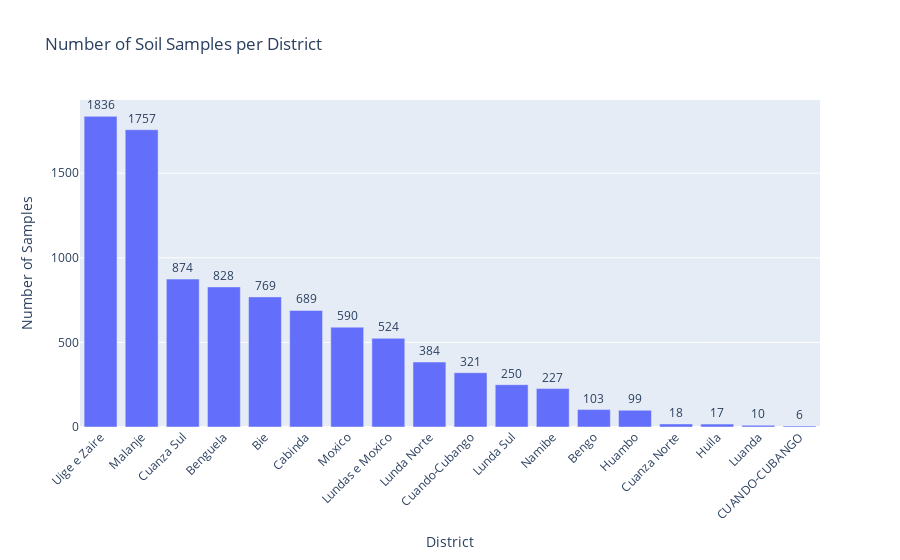

This figure's notebook cell:
### Code cell
samples_per_district_df = samples_per_district.reset_index()
samples_per_district_df.columns = ['District', 'Number of Samples']

fig = px.bar(
    samples_per_district_df,
    x='District',
    y='Number of Samples',
    title='Number of Soil Samples per District',
    text='Number of Samples'
)

fig.update_traces(textposition='outside')
fig.update_layout(xaxis_tickangle=-45)
fig.show()

### Figure 1 — Plotly figure (JSON) as saved in the notebook; plotly's stock layout.template omitted (floating-point values rounded to 4 significant figures)
{"data": [{"alignmentgroup": "True", "hovertemplate": "District=%{x}<br>Number of Samples=%{text}<extra></extra>", "legendgroup": "", "marker": {"color": "#636efa", "pattern": {"shape": ""}}, "name": "", "offsetgroup": "", "orientation": "v", "showlegend": false, "text": [1836, 1757, 874, 828, 769, 689, 590, 524, 384, 321, 250, 227, 103, 99, 18, 17, 10, 6], "textposition": "outside", "type": "bar", "x": ["Uige e Zaire", "Malanje", "Cuanza Sul", "Benguela", "Bie", "Cabinda", "Moxico", "Lundas e Moxico", "Lunda Norte", "Cuando-Cubango", "Lunda Sul", "Namibe", "Bengo", "Huambo", "Cuanza Norte", "Huila", "Luanda", "CUANDO-CUBANGO"], "xaxis": "x", "y": [1836, 1757, 874, 828, 769, 689, 590, 524, 384, 321, 250, 227, 103, 99, 18, 17, 10, 6], "yaxis": "y"}], "layout": {"barmode": "relative", "legend": {"tracegroupgap": 0}, "title": {"text": "Number of Soil Samples per District"}, "xaxis": {"anchor": "y", "domain": [0, 1], "tickangle": -45, "title": {"text": "District"}}, "yaxis": {"anchor": "x", "domain": [0, 1], "title": {"text": "Number of Samples"}}}}
